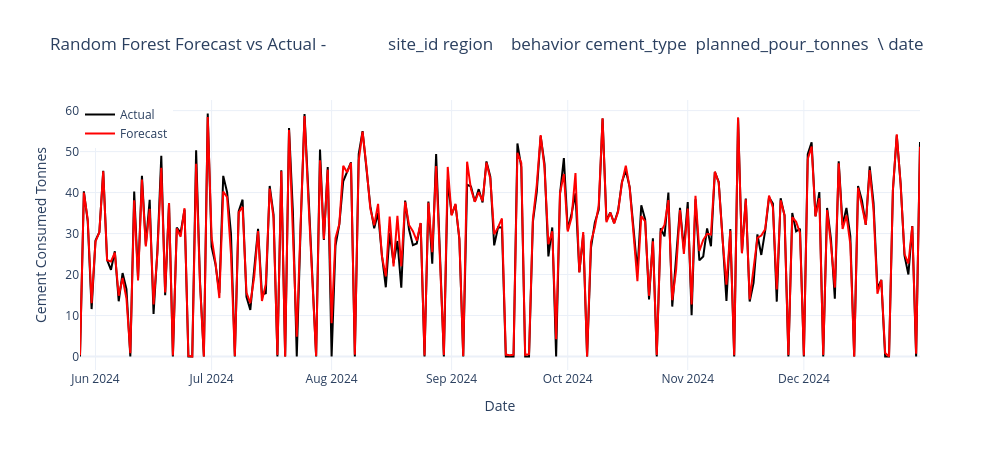

The notebook cell this image was saved under:
### Code cell
# plot the actual vs forecasted values
import plotly.graph_objects as go

fig = go.Figure()

fig.add_trace(go.Scatter(
    x=y_test.index,
    y=y_test,
    mode='lines',
    name='Actual',
    line=dict(color='black')
))

fig.add_trace(go.Scatter(
    x=y_test.index,
    y=rf_forecast,
    mode='lines',
    name='Forecast',
    line=dict(color='red')
))

fig.update_layout(
    title=f'Random Forest Forecast vs Actual - {site_df}',
    xaxis_title='Date',
    yaxis_title='Cement Consumed Tonnes',
    legend=dict(x=0, y=1),
    template='plotly_white',
    width=1000,
    height=450
)

fig.show()

### Figure 1 — Plotly figure (JSON) as saved in the notebook; plotly's stock layout.template omitted (floating-point values rounded to 4 significant figures; data arrays with more than 128 entries replaced by an {"elided": "..."} marker saying what was removed)
{"data": [{"line": {"color": "black"}, "mode": "lines", "name": "Actual", "type": "scatter", "x": {"elided": "218 str values"}, "y": {"elided": "218 float values"}}, {"line": {"color": "red"}, "mode": "lines", "name": "Forecast", "type": "scatter", "x": {"elided": "218 str values"}, "y": {"elided": "218 float values"}}], "layout": {"height": 450, "legend": {"x": 0, "y": 1}, "title": {"text": "Random Forest Forecast vs Actual -              site_id region    behavior cement_type  planned_pour_tonnes  \\\ndate                                                                       \n2022-01-08  SITE_001  North  aggressive       CEM_I                42.12   \n2022-01-09  SITE_001  North  aggressive       CEM_I                 0.00   \n2022-01-10  SITE_001  North  aggressive      CEM_II                30.99   \n2022-01-11  SITE_001  North  aggressive      CEM_II                37.26   \n2022-01-12  SITE_001  North  aggressive     CEM_III                54.09   \n...              ...    ...         ...         ...                  ...   \n2024-12-27  SITE_001  North  aggressive       CEM_I                30.74   \n2024-12-28  SITE_001  North  aggressive      CEM_II                30.27   \n2024-12-29  SITE_001  North  aggressive       CEM_I                31.84   \n2024-12-30  SITE_001  North  aggressive      CEM_II                44.84   \n2024-12-31  SITE_001  North  aggressive      CEM_II                52.31   \n\n            consumed_tonnes  opening_inventory_tonnes  deliveries_tonnes  \\\ndate                                                                       \n2022-01-08            34.28                     14.12              20.16   \n2022-01-09             0.00                      0.00              34.38   \n2022-01-10            30.99                     34.38              35.37   \n2022-01-11            29.81                     38.76              40.46   \n2022-01-12            54.09                     49.41              49.34   \n...                     ...                       ...                ...   \n2024-12-27            24.61                      0.00              24.61   \n2024-12-28            20.01                      0.00              20.01   \n2024-12-29            31.84                      0.00              34.94   \n2024-12-30             0.00                      3.10              32.37   \n2024-12-31            52.31                     35.47              22.69   \n\n            closing_inventory_tonnes  rain_mm  ...  rolling_std_7  \\\ndate                                           ...                  \n2022-01-08                      0.00     1.95  ...       8.383131   \n2022-01-09                     34.38     1.42  ...      15.099577   \n2022-01-10                     38.76     3.49  ...      14.621270   \n2022-01-11                     49.41     5.71  ...      14.507304   \n2022-01-12                     44.66     1.36  ...      16.176063   \n...                              ...      ...  ...            ...   \n2024-12-27                      0.00    11.92  ...      21.046227   \n2024-12-28                      0.00     9.21  ...      20.979942   \n2024-12-29                      3.10     5.53  ...      17.615227   \n2024-12-30                     35.47    17.63  ...      17.615227   \n2024-12-31                      5.85     3.49  ...      19.234014   \n\n            day_of_week  week_of_year  month  rain_x_pour  temp_x_pour  \\\ndate                                                                     \n2022-01-08            5             1      1      82.1340    1091.7504   \n2022-01-09            6             1      1       0.0000       0.0000   \n2022-01-10            0             2      1     108.1551     513.5043   \n2022-01-11            1             2      1     212.7546     -29.0628   \n2022-01-12            2             2      1      73.5624    1042.8552   \n...                 ...           ...    ...          ...          ...   \n2024-12-27            4            52     12     366.4208     200.4248   \n2024-12-28            5            52     12     278.7867     424.3854   \n2024-12-29            6            52     12     176.0752     326.9968   \n2024-12-30            0             1     12     790.5292       7.1744   \n2024-12-31            1             1     12     182.5619     705.1388   \n\n            behavior_encoded  cement_type_encoded  inventory_gap  \\\ndate                                                               \n2022-01-08                 0                    0          -7.84   \n2022-01-09                 0                    0          34.38   \n2022-01-10                 0                    1          38.76   \n2022-01-11                 0                    1          41.96   \n2022-01-12                 0                    2          44.66   \n...                      ...                  ...            ...   \n2024-12-27                 0                    0          -6.13   \n2024-12-28                 0                    1         -10.26   \n2024-12-29                 0                    0           3.10   \n2024-12-30                 0                    1          -9.37   \n2024-12-31                 0                    1           5.85   \n\n            inventory_ratio  \ndate                         \n2022-01-08         0.031518  \n2022-01-09         0.000000  \n2022-01-10         0.076741  \n2022-01-11         0.086518  \n2022-01-12         0.110290  \n...                     ...  \n2024-12-27         0.000000  \n2024-12-28         0.000000  \n2024-12-29         0.000000  \n2024-12-30         0.006920  \n2024-12-31         0.079174  \n\n[1089 rows x 26 columns]"}, "width": 1000, "xaxis": {"title": {"text": "Date"}}, "yaxis": {"title": {"text": "Cement Consumed Tonnes"}}}}
